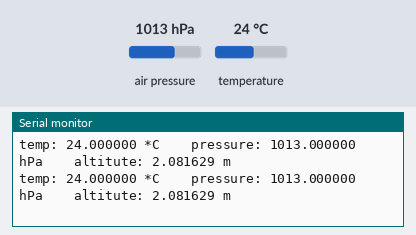
Bench run of a sketch on a simulated ESP32. Parts: the last lines printed to the serial monitor. The inputs (shaded band) are chosen by the test bench; at power-on: air pressure 1013 hPa, temperature 24 °C.

Above: at 1.2 s.
1.3 s: air pressure set to 952 hPa
At 2.2 s:
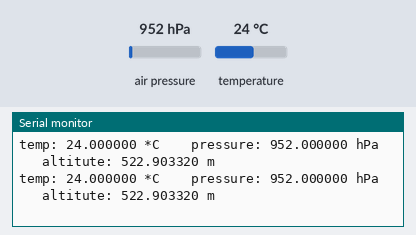
4.3 s: air pressure set to 1000 hPa
At 5.3 s:
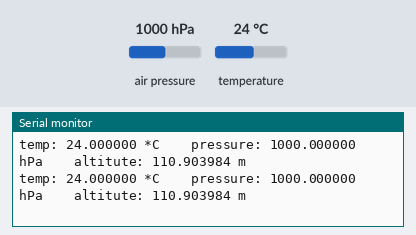
7.3 s: air pressure set to 975 hPa
At 8.2 s:
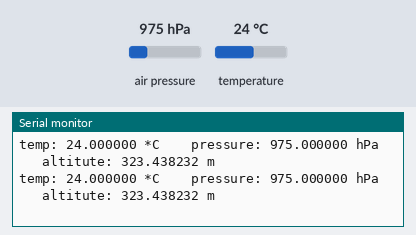
10.3 s: air pressure set to 1025 hPa
At 11.3 s:
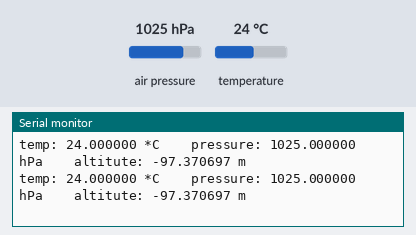
13.3 s: air pressure set to 1048 hPa
At 14.2 s:
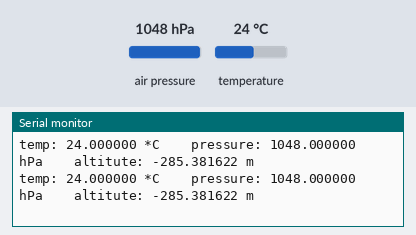
Timing chart, 0 to 14.9 s (numbered marks = the images above; inputs shaded):
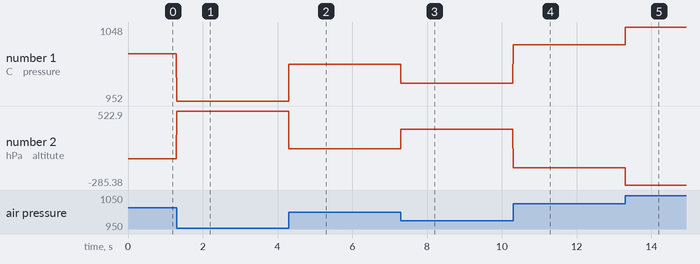

The sketch:

sketch_mar25c.ino
```cpp
#include <BMP280_DEV.h>

BMP280_DEV bmp280(21, 22);       // Instantiate (create) a BMP280 object and set-up for I2C on ESP32's pins 21 and 22


float temperature; //variable for temperature
float pressure;    //variable for pressure
float altitude;    //variable for alititude, but tbh, this is pretty unreliable without calibration

void setup() {
  Serial.begin(115200);
  while (!Serial);
  Serial.println("starting");
  bmp280.begin(0x77);                             //initialize module
  bmp280.setTimeStandby(TIME_STANDBY_2000MS);     // Set the standby time to 1 sec
  bmp280.startNormalConversion();                 // Start BMP280 continuous conversion in NORMAL_MODE
  Serial.println("setup done");
}

void loop() {
  if (bmp280.getMeasurements(temperature, pressure, altitude)) {
    Serial.printf("temp: %f *C\t\tpressure: %f hPa\t\taltitute: %f m\n", temperature, pressure, altitude);
  }
}
```

Measured:
- after the input at 1.3 s, the serial monitor: prints a new line at once (image 1)
- after the input at 4.3 s, the serial monitor: prints a new line at once (image 2)
- after the input at 7.3 s, the serial monitor: prints a new line at once (image 3)
- after the input at 10.3 s, the serial monitor: prints a new line at once (image 4)
- after the input at 13.3 s, the serial monitor: prints a new line at once (image 5)
- plotted number 1: 1013 → 952 after the input at 1.3 s, 952 → 1000 after the input at 4.3 s, 1000 → 975 after the input at 7.3 s, 975 → 1025 after the input at 10.3 s, 1025 → 1048 after the input at 13.3 s
- plotted number 2: 2.08 → 522.9 after the input at 1.3 s, 522.9 → 110.9 after the input at 4.3 s, 110.9 → 323.44 after the input at 7.3 s, 323.44 → -97.37 after the input at 10.3 s, -97.37 → -285.38 after the input at 13.3 s
